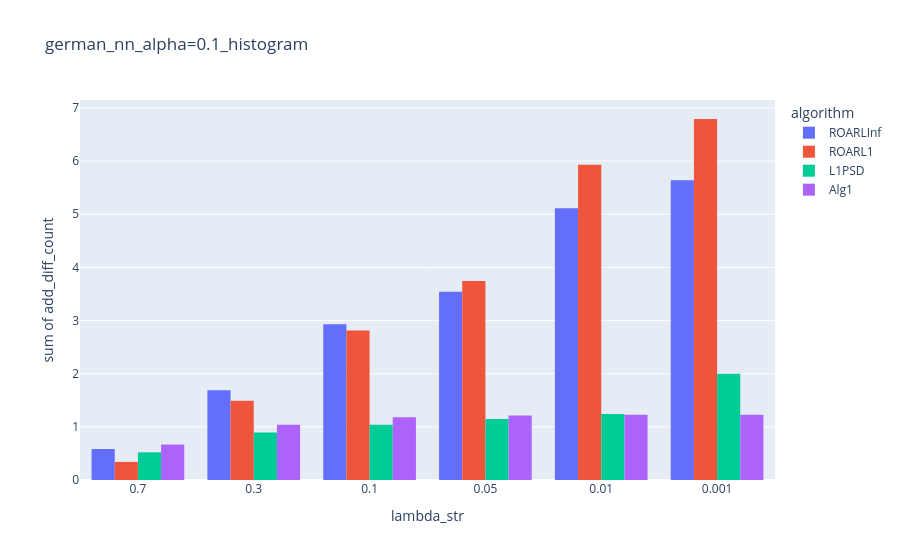

The code cell stored with this chart in its notebook:
### Code cell
fig = px.histogram(df_results_mean_histo, 
                   x = "lambda_str",
                   y = "add_diff_count",
                   color="algorithm",
                   barmode="group",
                   title=f"{params['data']}_{params['base_model']}_alpha=0.1_histogram")
fig.show()

### Figure 1 — Plotly figure (JSON) as saved in the notebook; plotly's stock layout.template omitted (floating-point values rounded to 4 significant figures)
{"data": [{"alignmentgroup": "True", "bingroup": "x", "histfunc": "sum", "hovertemplate": "algorithm=ROARLInf<br>lambda_str=%{x}<br>sum of add_diff_count=%{y}<extra></extra>", "legendgroup": "ROARLInf", "marker": {"color": "#636efa", "pattern": {"shape": ""}}, "name": "ROARLInf", "offsetgroup": "ROARLInf", "orientation": "v", "showlegend": true, "type": "histogram", "x": ["0.7", "0.3", "0.1", "0.05", "0.01", "0.001"], "xaxis": "x", "y": [0.5833, 1.688, 2.931, 3.542, 5.111, 5.639], "yaxis": "y"}, {"alignmentgroup": "True", "bingroup": "x", "histfunc": "sum", "hovertemplate": "algorithm=ROARL1<br>lambda_str=%{x}<br>sum of add_diff_count=%{y}<extra></extra>", "legendgroup": "ROARL1", "marker": {"color": "#EF553B", "pattern": {"shape": ""}}, "name": "ROARL1", "offsetgroup": "ROARL1", "orientation": "v", "showlegend": true, "type": "histogram", "x": ["0.7", "0.3", "0.1", "0.05", "0.01", "0.001"], "xaxis": "x", "y": [0.3403, 1.493, 2.812, 3.743, 5.931, 6.792], "yaxis": "y"}, {"alignmentgroup": "True", "bingroup": "x", "histfunc": "sum", "hovertemplate": "algorithm=L1PSD<br>lambda_str=%{x}<br>sum of add_diff_count=%{y}<extra></extra>", "legendgroup": "L1PSD", "marker": {"color": "#00cc96", "pattern": {"shape": ""}}, "name": "L1PSD", "offsetgroup": "L1PSD", "orientation": "v", "showlegend": true, "type": "histogram", "x": ["0.7", "0.3", "0.1", "0.05", "0.01", "0.001"], "xaxis": "x", "y": [0.5208, 0.8958, 1.042, 1.146, 1.243, 2.0], "yaxis": "y"}, {"alignmentgroup": "True", "bingroup": "x", "histfunc": "sum", "hovertemplate": "algorithm=Alg1<br>lambda_str=%{x}<br>sum of add_diff_count=%{y}<extra></extra>", "legendgroup": "Alg1", "marker": {"color": "#ab63fa", "pattern": {"shape": ""}}, "name": "Alg1", "offsetgroup": "Alg1", "orientation": "v", "showlegend": true, "type": "histogram", "x": ["0.7", "0.3", "0.1", "0.05", "0.01", "0.001"], "xaxis": "x", "y": [0.6667, 1.042, 1.181, 1.215, 1.229, 1.229], "yaxis": "y"}], "layout": {"barmode": "group", "legend": {"title": {"text": "algorithm"}, "tracegroupgap": 0}, "title": {"text": "german_nn_alpha=0.1_histogram"}, "xaxis": {"anchor": "y", "domain": [0, 1], "title": {"text": "lambda_str"}}, "yaxis": {"anchor": "x", "domain": [0, 1], "title": {"text": "sum of add_diff_count"}}}}
